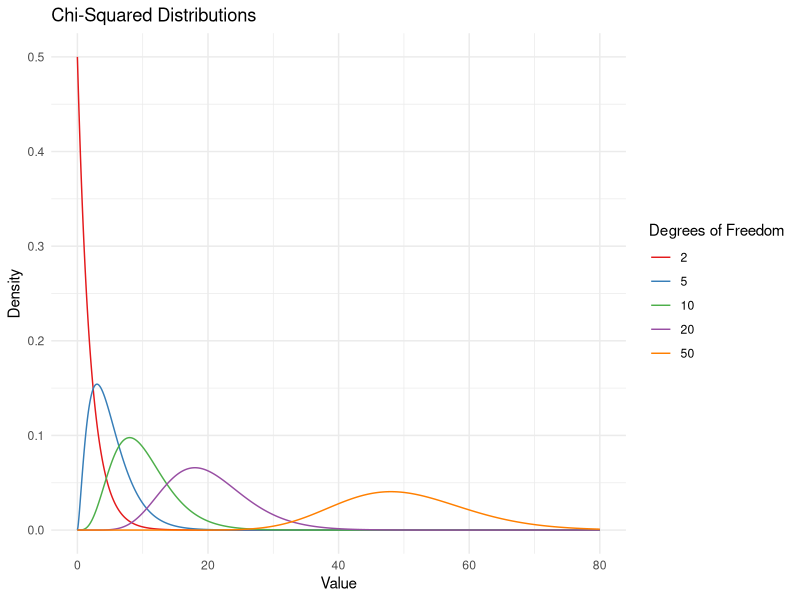
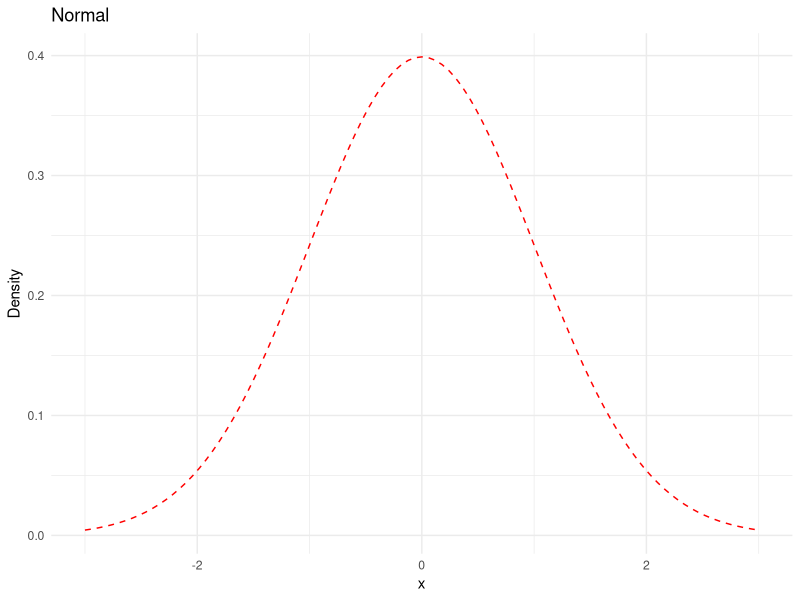
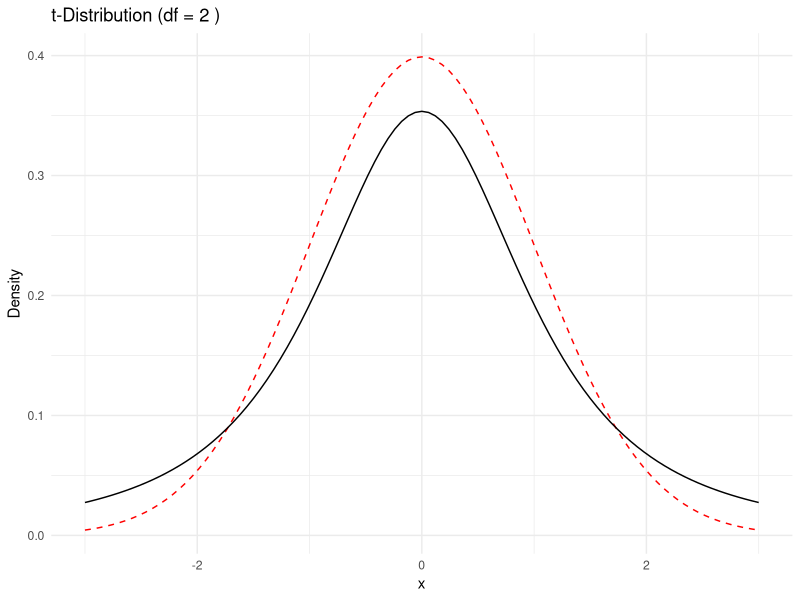
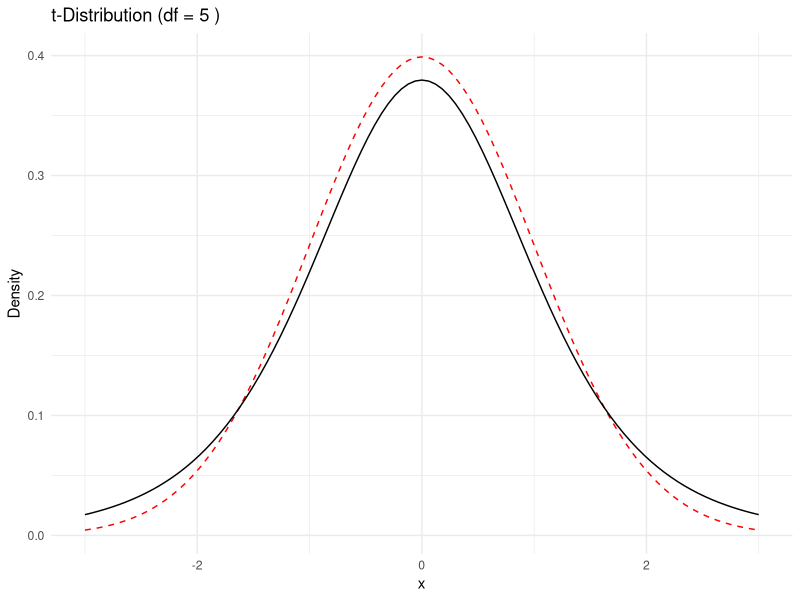
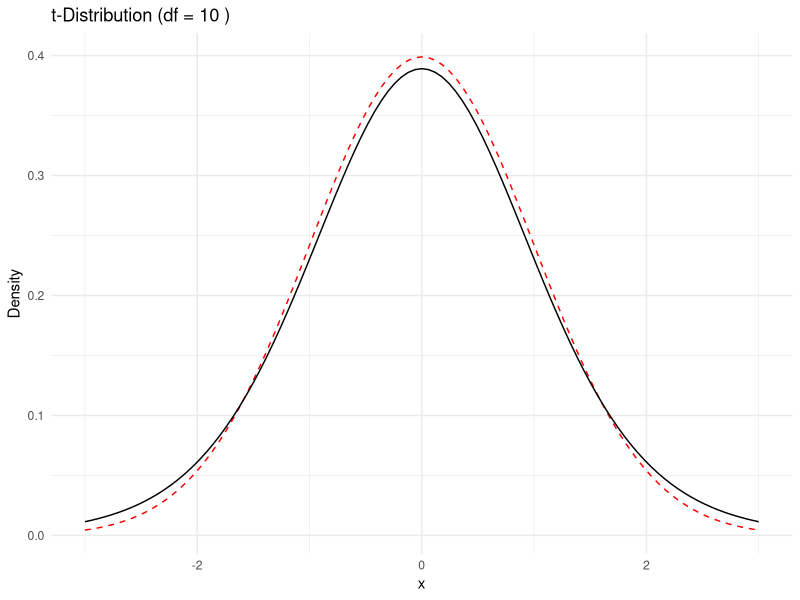
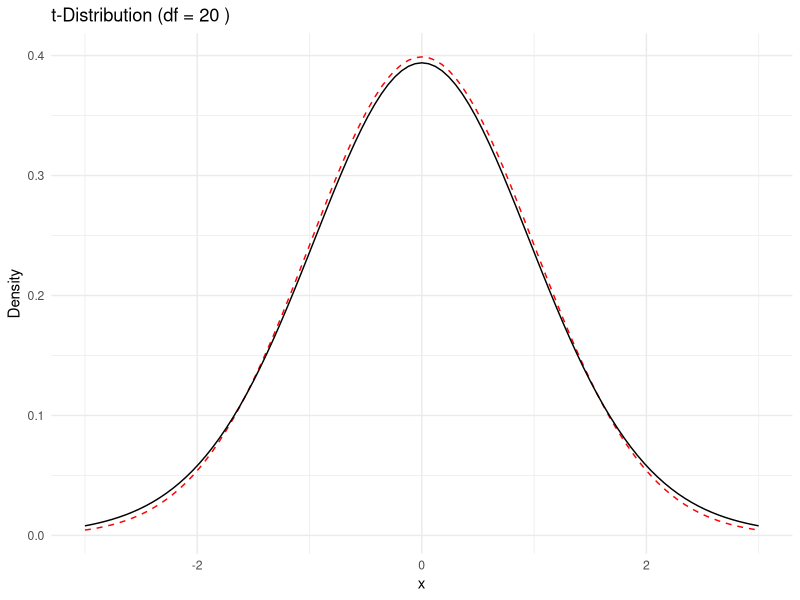
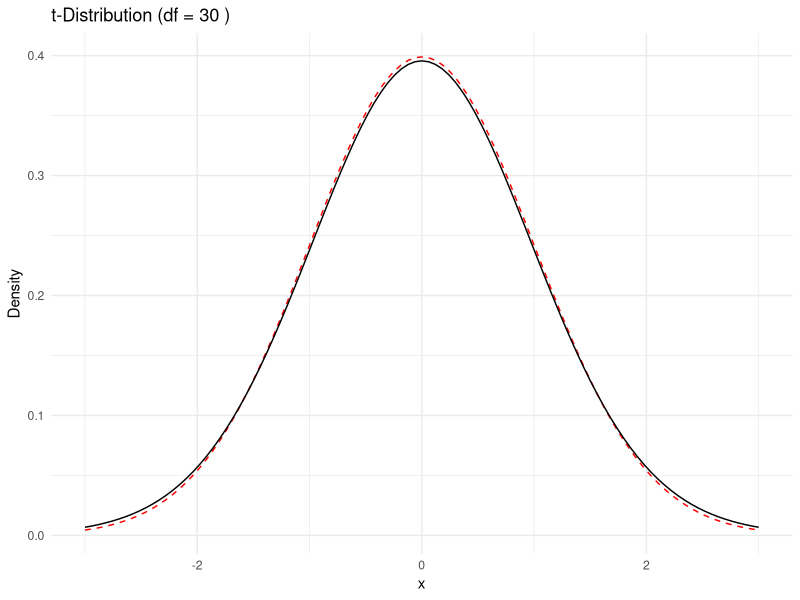
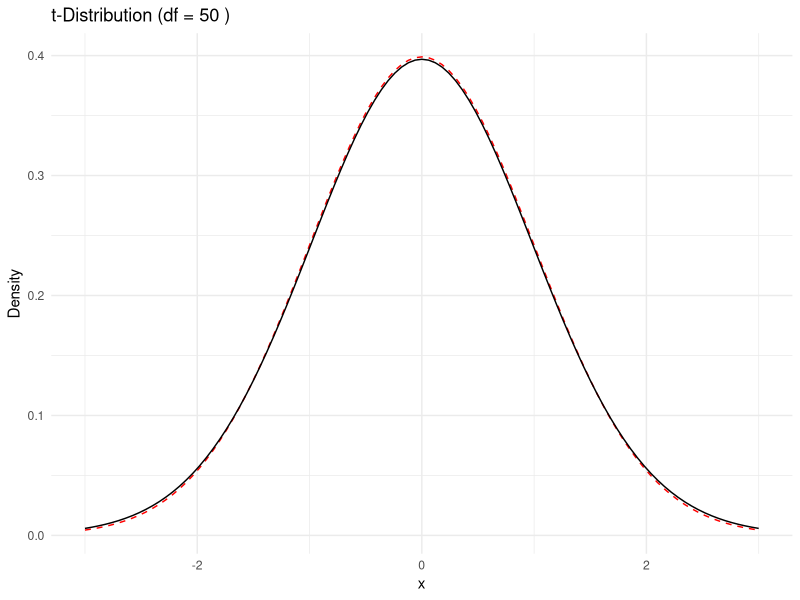

The R script that drew these images, in order: (Note: this script raises an error after producing the figures.)
## ---- chunk 1
set.seed(123)
options(width=60)
knitr::opts_chunk$set(fig.align='center',fig.width=9,fig.height=5)
def.chunk.hook  <- knitr::knit_hooks$get("chunk")
knitr::knit_hooks$set(chunk = function(x, options) {
  x <- def.chunk.hook(x, options)
  ifelse(options$size != "normalsize", paste0("\n \\", options$size,"\n\n", x, "\n\n \\normalsize"), x)
})
require(tidyverse)
## ---- chunk 2
library(tidyverse)

# Create a sequence of x values
x_values <- seq(0, 80, length.out = 1000)

# Create a data frame with densities for different degrees of freedom
df <- data.frame(
  x = rep(x_values, times = 5),
  df = rep(c(2, 5, 10,20,50), each = 1000),
  density = c(dchisq(x_values, df = 2),
              dchisq(x_values, df = 5),
              dchisq(x_values, df = 10),
              dchisq(x_values, df = 20),
              dchisq(x_values, df = 50))
)

# Convert the degrees of freedom to a factor for better plotting
df$df <- factor(df$df, levels = c(2, 5, 10,20,50))

# Uncomment to see expected value
# df %>%
#   group_by(df) %>%
#   summarise(m = weighted.mean(x,w = density))

ggplot(df, aes(x = x, y = density, color = df)) +
  geom_line() +
  labs(title = "Chi-Squared Distributions",
       x = "Value",
       y = "Density",
       color = "Degrees of Freedom") +
  theme_minimal() +
  scale_color_brewer(palette = "Set1")
## ---- chunk 3
require(tidyverse)
# Degrees of freedom for the t-distribution
df <- 10

# Create a data frame with x-values
x <- seq(-3, 3, length.out = 1000)  # Adjust the range and resolution as needed
data <- data.frame(x)

# Create a ggplot object with the t-distribution curve
ggplot(data, aes(x = x)) +
  stat_function(fun = dnorm,color = 'red',linetype = 'dashed') +
  # stat_function(fun = dt, args = list(df = df)) +
  labs(title = 'Normal',#title = paste("t-Distribution (df =", df, ")"),
       x = "x",
       y = "Density") +
  theme_minimal()
## ---- chunk 4
require(tidyverse)
# Degrees of freedom for the t-distribution
df <- 2

# Create a data frame with x-values
x <- seq(-3, 3, length.out = 1000)  # Adjust the range and resolution as needed
data <- data.frame(x)

# Create a ggplot object with the t-distribution curve
ggplot(data, aes(x = x)) +
  stat_function(fun = dnorm,color = 'red',linetype = 'dashed') +
  stat_function(fun = dt, args = list(df = df)) +
  labs(title = paste("t-Distribution (df =", df, ")"),
       x = "x",
       y = "Density") +
  theme_minimal()
## ---- chunk 5
require(tidyverse)
# Degrees of freedom for the t-distribution
df <- 5

# Create a data frame with x-values
x <- seq(-3, 3, length.out = 1000)  # Adjust the range and resolution as needed
data <- data.frame(x)

# Create a ggplot object with the t-distribution curve
ggplot(data, aes(x = x)) +
  stat_function(fun = dnorm,color = 'red',linetype = 'dashed') +
  stat_function(fun = dt, args = list(df = df)) +
  labs(title = paste("t-Distribution (df =", df, ")"),
       x = "x",
       y = "Density") +
  theme_minimal()
## ---- chunk 6
require(tidyverse)
# Degrees of freedom for the t-distribution
df <- 10

# Create a data frame with x-values
x <- seq(-3, 3, length.out = 1000)  # Adjust the range and resolution as needed
data <- data.frame(x)

# Create a ggplot object with the t-distribution curve
ggplot(data, aes(x = x)) +
  stat_function(fun = dnorm,color = 'red',linetype = 'dashed') +
  stat_function(fun = dt, args = list(df = df)) +
  labs(title = paste("t-Distribution (df =", df, ")"),
       x = "x",
       y = "Density") +
  theme_minimal()
## ---- chunk 7
require(tidyverse)
# Degrees of freedom for the t-distribution
df <- 20

# Create a data frame with x-values
x <- seq(-3, 3, length.out = 1000)  # Adjust the range and resolution as needed
data <- data.frame(x)

# Create a ggplot object with the t-distribution curve
ggplot(data, aes(x = x)) +
  stat_function(fun = dnorm,color = 'red',linetype = 'dashed') +
  stat_function(fun = dt, args = list(df = df)) +
  labs(title = paste("t-Distribution (df =", df, ")"),
       x = "x",
       y = "Density") +
  theme_minimal()
## ---- chunk 8
require(tidyverse)
# Degrees of freedom for the t-distribution
df <- 30

# Create a data frame with x-values
x <- seq(-3, 3, length.out = 1000)  # Adjust the range and resolution as needed
data <- data.frame(x)

# Create a ggplot object with the t-distribution curve
ggplot(data, aes(x = x)) +
  stat_function(fun = dnorm,color = 'red',linetype = 'dashed') +
  stat_function(fun = dt, args = list(df = df)) +
  labs(title = paste("t-Distribution (df =", df, ")"),
       x = "x",
       y = "Density") +
  theme_minimal()
## ---- chunk 9
require(tidyverse)
# Degrees of freedom for the t-distribution
df <- 50

# Create a data frame with x-values
x <- seq(-3, 3, length.out = 1000)  # Adjust the range and resolution as needed
data <- data.frame(x)

# Create a ggplot object with the t-distribution curve
ggplot(data, aes(x = x)) +
  stat_function(fun = dnorm,color = 'red',linetype = 'dashed') +
  stat_function(fun = dt, args = list(df = df)) +
  labs(title = paste("t-Distribution (df =", df, ")"),
       x = "x",
       y = "Density") +
  theme_minimal()
## ---- chunk 10
require(tidyverse)
# Degrees of freedom for the t-distribution
df <- 100

# Create a data frame with x-values
x <- seq(-3, 3, length.out = 1000)  # Adjust the range and resolution as needed
data <- data.frame(x)

# Create a ggplot object with the t-distribution curve
ggplot(data, aes(x = x)) +
  stat_function(fun = dnorm,color = 'red',linetype = 'dashed') +
  stat_function(fun = dt, args = list(df = df)) +
  labs(title = paste("t-Distribution (df =", df, ")"),
       x = "x",
       y = "Density") +
  theme_minimal()
## ---- chunk 11
require(tidyverse)
dat <- read_rds('https://github.com/jbisbee1/PSCI_8356_F2024/raw/main/Lectures/Data/sc_debt.Rds')

t <- table(dat$preddeg,dat$control)
t
## ---- chunk 12
prop.table(t,margin = 1) # Rows
prop.table(t,margin = 2) # Columns
## ---- chunk 13
table(dat$md_earn_wne_p6,dat$sat_avg)
## ---- chunk 14
dat <- dat %>%
  mutate(earn_quartiles = cut(md_earn_wne_p6,breaks = quantile(md_earn_wne_p6,p = c(0,.25,.5,.75,1),na.rm=T),dig.lab = 10),
         sat_quartiles = cut(sat_avg,breaks = quantile(sat_avg,p = c(0,.25,.5,.75,1),na.rm=T),dig.lab = 10))
t <- table(dat$earn_quartiles,dat$sat_quartiles)
round(prop.table(t,margin = 2)*100,2)
## ---- chunk 15
dat %>%
  ggplot(aes(x = control,fill = preddeg)) + 
  geom_bar()
## ---- chunk 16
dat %>%
  ggplot(aes(x = sat_avg,color = control)) + 
  geom_density()
## ---- chunk 17
dat %>%
  ggplot(aes(x = sat_avg,fill = region)) + 
  geom_histogram(position = 'dodge')
## ---- chunk 18
helper <- dat %>%
  group_by(region) %>%
  summarise(medSAT = median(sat_avg,na.rm=T))
dat %>%
  mutate(region = factor(region,levels = helper %>% arrange(medSAT) %>% pull(region))) %>%
  ggplot(aes(x = sat_avg,y = reorder(region,sat_avg))) + 
  geom_boxplot(outlier.colour = 'red')


## ---- chunk 19
dat %>%
  ggplot(aes(x = sat_avg,y = reorder(region,sat_avg))) + 
  geom_violin()
## ---- chunk 20
dat %>%
  ggplot(aes(x = costt4_a,y = md_earn_wne_p6,color = control)) + 
  geom_point() + geom_smooth(method = 'lm')
